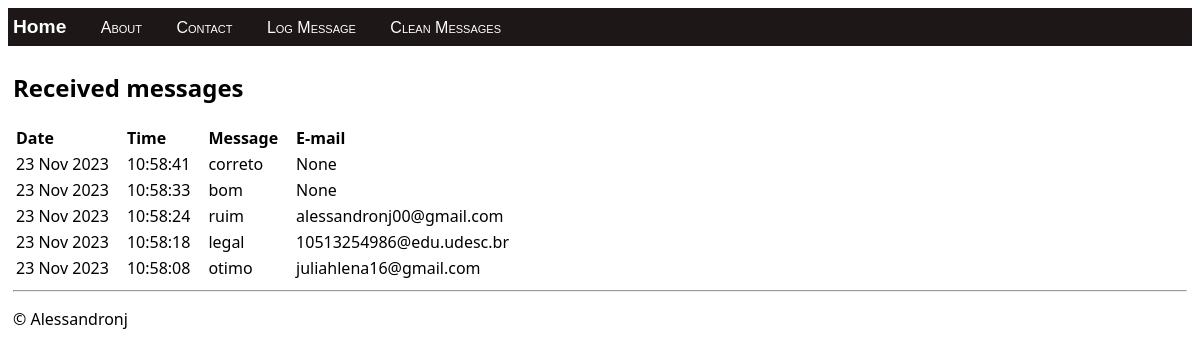
Before: / with the older database file.
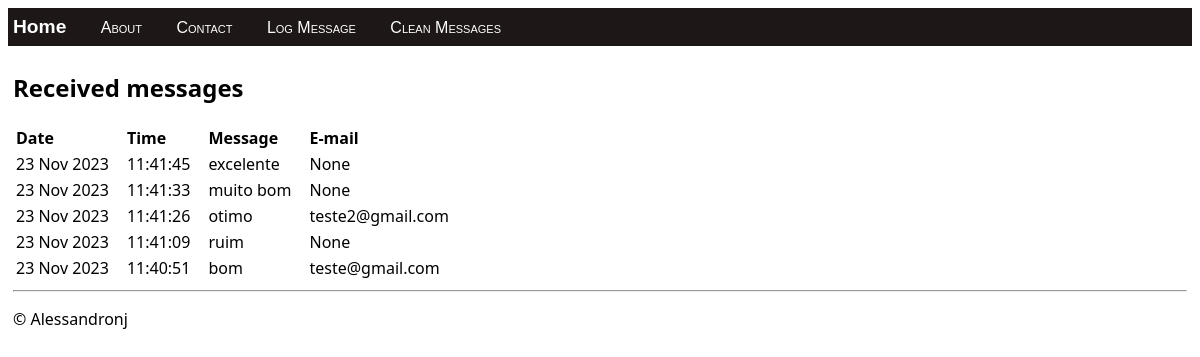
After: the same page with the newer database file.
### hello/models.py (models this page shows, shortened)
class LogMessage(models.Model):
    message = models.CharField(max_length=300)
    log_date = models.DateTimeField("date logged")
    email = models.EmailField(null=True, blank=True)

### hello/views.py (the view)
class HomeListView(ListView):
    model = LogMessage
    def get_context_data(self, **kwargs):
        context = super(HomeListView, self).get_context_data(**kwargs)
        return context

### hello/templates/hello/home.html (shortened to what this page needs)
{% extends "hello/layout.html" %}
{% block content %}
    <h2>Received messages</h2>
    {% if message_list %}
        <table class="message_list">
            <thead>
            <tr>
                <th>Date</th>
                <th>Time</th>
                <th>Message</th>
                <th>E-mail</th>
            </tr>
            </thead>
            <tbody>
            {% for message in message_list %}
                <tr>
                    <td>{{ message.log_date | date:'d M Y' }}</td>
                    <td>{{ message.log_date | time:'H:i:s' }}</td>
                    <td>
                        {{ message.message }}
                    </td>
                    <td>{{ message.email }}</td>
                </tr>
            {% endfor %}
            </tbody>
        </table>
    {% else %}
        <p>No messages have been logged. Use the <a href="{% url 'log' %}">Log Message form</a>.</p>
    {% endif %}
{% endblock %}

### hello/templates/hello/layout.html (shortened to what this page needs)
<!DOCTYPE html>
<html>
<head>
    {% load static %}
    <link rel="stylesheet" type="text/css" href="{% static 'hello/site.css' %}"/>
</head>
<body>
<div class="navbar">
    <a href="{% url 'home' %}" class="navbar-brand">Home</a>
    <a href="{% url 'about' %}" class="navbar-item">About</a>
    <a href="{% url 'contact' %}" class="navbar-item">Contact</a>
    <a href="{% url 'log' %}" class="navbar-item">Log Message</a>
    <a href="{% url 'clean' %}" class="navbar-item">Clean Messages</a>
</div>
<div class="body-content">
    {% block content %}
    {% endblock %}
    <hr/>
    <footer>
        <p>&copy; Alessandronj</p>
    </footer>
</div>
</body>
</html>

### hello/static/hello/site.css (style rules this page uses)
.navbar { background-color: rgb(29, 23, 23); font-size: 1em; font-family: 'Trebuchet MS', 'Lucida Sans Unicode', 'Lucida Grande', 'Lucida Sans', Arial, sans-serif; color: white; padding: 8px 5px 8px 5px; }
.navbar a { text-decoration: none; color: inherit; }
.navbar-brand { font-size: 1.2em; font-weight: 600; }
.navbar-item { font-variant: small-caps; margin-left: 30px; }
.body-content { padding: 5px; font-family:'Segoe UI', Tahoma, Geneva, Verdana, sans-serif; }
.message_list th,td { text-align: left; padding-right: 15px; }

Changed rows visible on the page:
no longer on this page (row unchanged): LogMessage: log_date "23 Nov 2023", log_date "10:58:41", message "correto", email "None"
no longer on this page (row unchanged): LogMessage: log_date "23 Nov 2023", log_date "10:58:33", message "bom", email "None"
no longer on this page (row unchanged): LogMessage: log_date "23 Nov 2023", log_date "10:58:24", message "ruim", email "alessandronj00@gmail.com"
no longer on this page (row unchanged): LogMessage: log_date "23 Nov 2023", log_date "10:58:18", message "legal", email "10513254986@edu.udesc.br"
no longer on this page (row unchanged): LogMessage: log_date "23 Nov 2023", log_date "10:58:08", message "otimo", email "juliahlena16@gmail.com"
added LogMessage: log_date "23 Nov 2023", log_date "11:41:45", message "excelente", email "None"
added LogMessage: log_date "23 Nov 2023", log_date "11:41:33", message "muito bom", email "None"
added LogMessage: log_date "23 Nov 2023", log_date "11:41:26", message "otimo", email "teste2@gmail.com"
added LogMessage: log_date "23 Nov 2023", log_date "11:41:09", message "ruim", email "None"
added LogMessage: log_date "23 Nov 2023", log_date "11:40:51", message "bom", email "teste@gmail.com"
